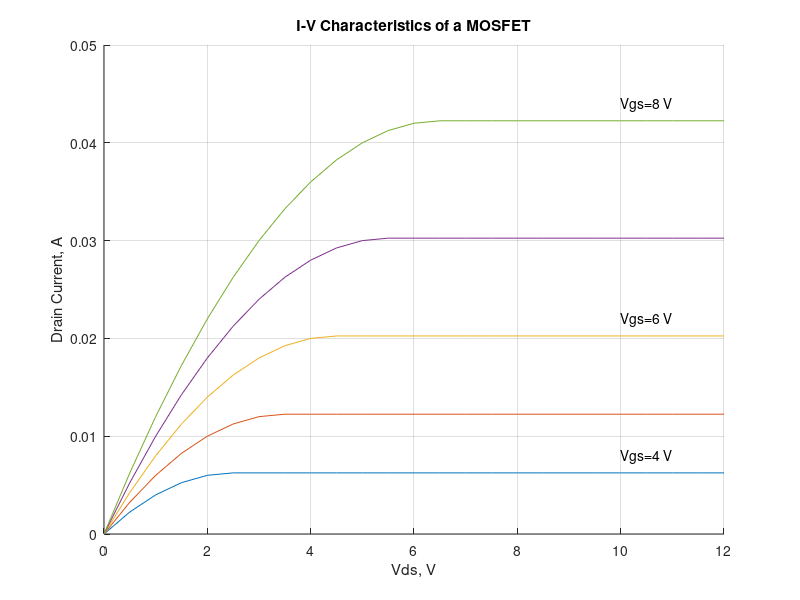

Source code (MATLAB):

%MOSFET
%I-V Characteristics

clear all, close all,

kn=1e-3; vt=1.5;
Vds=0:0.5:12;
Vgs=4:1:8;
m=length(Vds);
n=length(Vgs);
for i=1:n
    for j=1:m
        if Vgs(i) < vt % turn-off
            Id(i,j)=0;
        elseif Vds(j) >= (Vgs(i) - vt)
            Id(i,j)=kn * (Vgs(i) - vt)^2;
        elseif Vds(j) < (Vgs(i) - vt)
            Id(i,j)= kn*(2*(Vgs(i)-vt)*Vds(j) - Vds(j)^2);
        end
    end
end

figure(1), hold on, grid on,
%hl1 = plot(Vds,Id(1,:),'b'),
%hl2 = plot(Vds,Id(2,:),'m'),
%hl3 = plot(Vds,Id(3,:),'r'),

for i=1:n
    plot(Vds,Id(i,:))
end 

xlabel('Vds, V')
ylabel('Drain Current, A')
title('I-V Characteristics of a MOSFET')
text(10,0.008,'Vgs=4 V')
text(10,0.022,'Vgs=6 V')
text(10,0.044,'Vgs=8 V')
